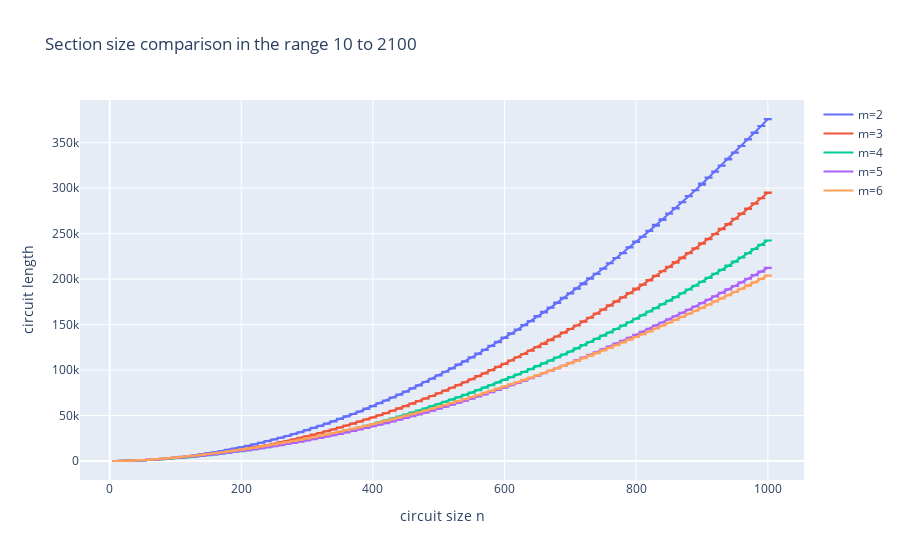

The notebook cell this image was saved under:
### Code cell
import plotly.graph_objects as go

fig = go.Figure(data=go.Scatter(
        x=sizes,
        y=section_size_long_2_agg_df['num_gates_mean'].tolist(),
        name= 'm=2',
        error_y=dict(
            type='data', # value of error bar given in data coordinates
            array=section_size_long_2_agg_df['num_gates_std'].tolist(),
            visible=True)
    ))

fig.add_trace(go.Scatter(
        x=sizes,
        y=section_size_long_3_agg_df['num_gates_mean'].tolist(),
        name= 'm=3',
        error_y=dict(
            type='data', # value of error bar given in data coordinates
            array=section_size_long_3_agg_df['num_gates_std'].tolist(),
            visible=True)
    ))

fig.add_trace(go.Scatter(
        x=sizes,
        y=section_size_long_4_agg_df['num_gates_mean'].tolist(),
        name= 'm=4',
        error_y=dict(
            type='data', # value of error bar given in data coordinates
            array=section_size_long_4_agg_df['num_gates_std'].tolist(),
            visible=True)
    ))

fig.add_trace(go.Scatter(
        x=sizes,
        y=section_size_long_5_agg_df['num_gates_mean'].tolist(),
        name= 'm=5',
        error_y=dict(
            type='data', # value of error bar given in data coordinates
            array=section_size_long_5_agg_df['num_gates_std'].tolist(),
            visible=True)
    ))

fig.add_trace(go.Scatter(
        x=sizes,
        y=section_size_long_6_agg_df['num_gates_mean'].tolist(),
        name= 'm=6',
        error_y=dict(
            type='data', # value of error bar given in data coordinates
            array=section_size_long_6_agg_df['num_gates_std'].tolist(),
            visible=True)
    ))

fig.update_layout(title_text='Section size comparison in the range 10 to 2100')
fig.update_yaxes(title_text='circuit length')
fig.update_xaxes(title_text='circuit size n')

fig.show()
